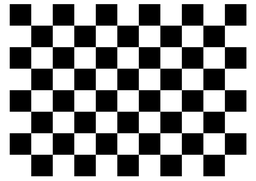
#> input picture image.png, 256 x 181 px, shrunk from 1000 x 707 before the run
$ python fwd_map_affine.py
#> lines starting #> are read from the running program, lines starting #| are printed output that depends on the picture
# First assignment: Forward map (affine)
# Apply affine transformation matrix to each pixel vector [x y] to find it's new position vextor [x' y']
# in the transformed image. Since it's a forward map, a position in output image may have been addressed
# multiple times or not at all. Hence, overlap / 'holes' in the output image is expected.

import numpy as np
import cv2
import math


image = cv2.imread('image.png')
#> image is the input picture: shape (181, 256, 3); min 0, max 255, mean 142.9
image = image.astype(int)
rows,columns,ch = np.shape(image)
#> rows = 181; columns = 256; ch = 3

# elements in transformation array are responsible for
# types of transformation, e.g. t_x gives shear in x direction
# Example parameters:
# translation e.g. 1 0 15 0 1 15
# shear e.g. 1 0.2 0 0 1 0 shear in x,
# scale  0.5 0 0 0 1 0 halves in x dir

a=1
b=0.2
t_x=0
c=0.2
d=1
t_y=0

affine_array = np.array(((a,b,t_x), (c, d,t_y),(0,0,1)))

new_image = np.zeros([rows,columns,ch])
new_image = new_image.astype(int)

#affine
for c in range(ch):
	for px in range(rows):
		for py in range(columns):
			ip_vector = np.array([px,py,1])
			ip_vector.shape=(3,1)
			op_vector = np.dot(affine_array,ip_vector)
			[px_dash,py_dash,w]=op_vector
			px_dash=px_dash/w
			py_dash=py_dash/w
			if np.logical_and(np.logical_and(np.logical_and(px_dash >= 0, px_dash < rows),py_dash >= 0 ),py_dash<columns):
					new_image[int(px_dash),int(py_dash),c]=image[px,py,c]
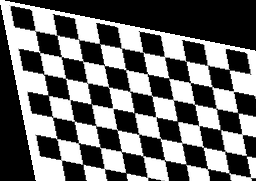
#> new_image: shape (181, 256, 3) int64; min 0, max 255, mean 108.9

cv2.imwrite('fwd_map_affine.png',new_image)
